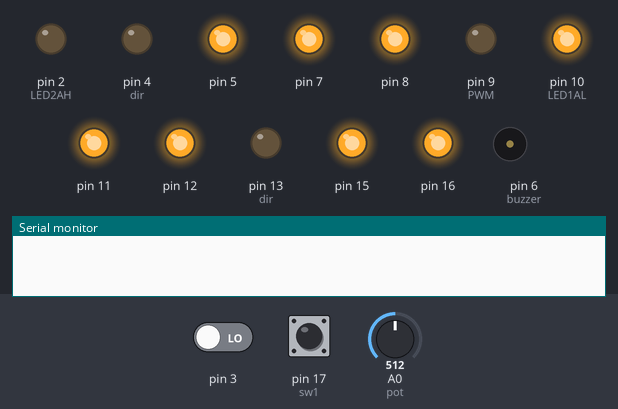
A sketch run on a simulated Arduino Uno, built with avr-gcc and run on an emulated ATmega328P. On the bench: output pins drawn as LEDs (lit = HIGH), buzzer (waves = sounding, pin HIGH), the last lines printed to the serial monitor. The test bench sets the inputs (shaded band); at power-on: pin 17 (sw1) HIGH, pin 3 LOW, A0 (pot) = 512.

Above: at 1.2 s.
1.3 s: pin 17 (sw1) pulled LOW for 0.15 s
At 2.5 s:
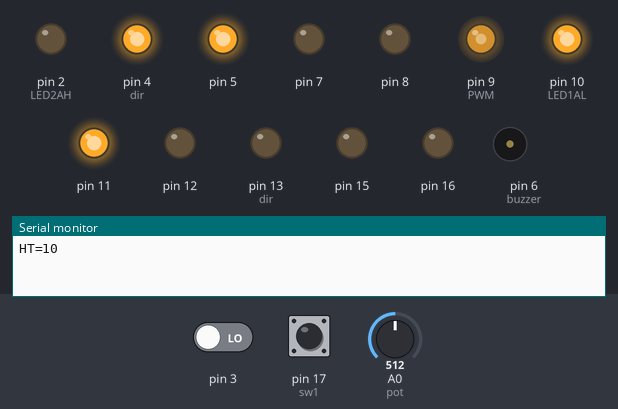
At 12.5 s:
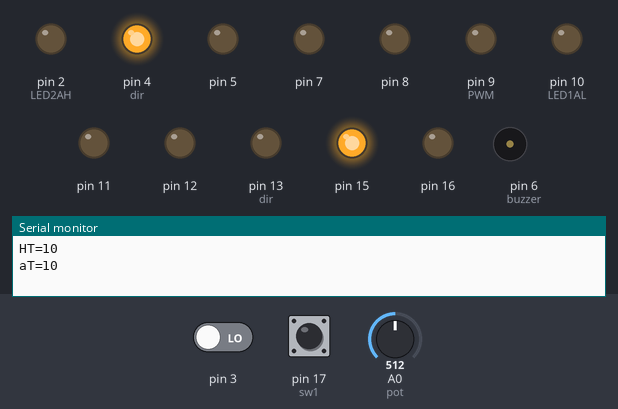
Timing chart, 0 to 22.8 s (numbered marks = the images above; inputs shaded):
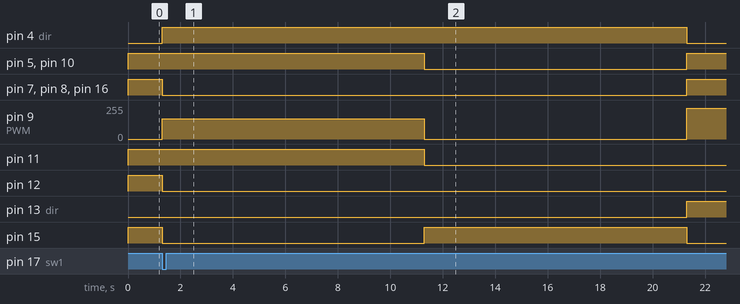

The sketch:

SEA1.ino
```cpp
void setup() {
  // put your setup code here, to run once:
pinMode(5,OUTPUT);//a
pinMode(7,OUTPUT);//b
pinMode(8,OUTPUT);//c
pinMode(11,OUTPUT);//d
pinMode(12,OUTPUT);//e
pinMode(15,OUTPUT);//f
pinMode(16,OUTPUT);//g

pinMode(2,OUTPUT);//LED2AH
pinMode(10,OUTPUT);//LED1AL

pinMode(9,OUTPUT);//PWM
pinMode(4,OUTPUT);//dir
pinMode(13,OUTPUT);//dir
setPwmFrequency(9,8); //Divisor by 8

attachInterrupt(digitalPinToInterrupt(3), blink, RISING);//sw2
pinMode(17,INPUT);//sw1

pinMode(6,OUTPUT);//buzzer

pinMode(A0,INPUT);//pot
Serial.begin(9600);
}

void blink(){
  digitalWrite(6,HIGH);
   delay(1000);
   digitalWrite(6,LOW);
}
int data;
int T;
bool sw1;
void loop() {
  // put your main code here, to run repeatedly:
sw1 = digitalRead(17);

data = analogRead(A0);

  if(data>500)
  {
    T = 10*1000;
  }
  else
  {
    T = 5*1000;

  }
  if(sw1==LOW){
    H();
    Serial.print("H");
    digitalWrite(10,HIGH);
    digitalWrite(2,LOW);
    digitalWrite(4,HIGH);
    digitalWrite(13,LOW);
    analogWrite(9, 153);
    Serial.print("T=");
    Serial.println(T/1000);
    delay(T);

    a();
    Serial.print("a");
    digitalWrite(10,LOW);
    analogWrite(9, 0);
    Serial.print("T=");
    Serial.println(T/1000);
    delay(T);

    L();
    Serial.print("L");
    digitalWrite(10,HIGH);
    digitalWrite(2,LOW);
    digitalWrite(4,LOW);
    digitalWrite(13,HIGH);
    analogWrite(9, 230);
    Serial.print("T=");
    Serial.println(T/1000);
    delay(T);

    o();
    Serial.print("0");
    digitalWrite(2,HIGH);
    analogWrite(9, 0);
    Serial.print("T=");
    Serial.println(T/1000);
    delay(T);

  }
  else{
    x();
    digitalWrite(10,HIGH);
    digitalWrite(2,LOW);
    analogWrite(9, 0);
  }
}
void H(){
  digitalWrite (5,HIGH);
  digitalWrite (7,LOW);
  digitalWrite (8,LOW);
  digitalWrite (11,HIGH);
  digitalWrite (12,LOW);
  digitalWrite (15,LOW);
  digitalWrite (16,LOW);
}
void a(){
  digitalWrite (5,LOW);
  digitalWrite (7,LOW);
  digitalWrite (8,LOW);
  digitalWrite (11,LOW);
  digitalWrite (12,LOW);
  digitalWrite (15,HIGH);
  digitalWrite (16,LOW);
}
void L(){
  digitalWrite (5,HIGH);
  digitalWrite (7,HIGH);
  digitalWrite (8,HIGH);
  digitalWrite (11,LOW);
  digitalWrite (12,LOW);
  digitalWrite (15,LOW);
  digitalWrite (16,HIGH);
}
void o(){
  digitalWrite (5,HIGH);
  digitalWrite (7,HIGH);
  digitalWrite (8,LOW);
  digitalWrite (11,LOW);
  digitalWrite (12,LOW);
  digitalWrite (15,HIGH);
  digitalWrite (16,LOW);
}
void x(){
  digitalWrite (5,HIGH);
  digitalWrite (7,HIGH);
  digitalWrite (8,HIGH);
  digitalWrite (11,HIGH);
  digitalWrite (12,HIGH);
  digitalWrite (15,HIGH);
  digitalWrite (16,HIGH);
}
void setPwmFrequency(int pin, int divisor) {
  byte mode;
  if(pin == 5 || pin == 6 || pin == 9 || pin == 10) {
    switch(divisor) {
      case 1: mode = 0x01; break;
      case 8: mode = 0x02; break;
      case 64: mode = 0x03; break;
      case 256: mode = 0x04; break;
      case 1024: mode = 0x05; break;
      default: return;
    }
    if(pin == 5 || pin == 6) {
      TCCR0B = TCCR0B & 0b11111000 | mode;
    } else {
      TCCR1B = TCCR1B & 0b11111000 | mode;
    }
  } else if(pin == 3 || pin == 11) {
    switch(divisor) {
      case 1: mode = 0x01; break;
      case 8: mode = 0x02; break;
      case 32: mode = 0x03; break;
      case 64: mode = 0x04; break;
      case 128: mode = 0x05; break;
      case 256: mode = 0x06; break;
      case 1024: mode = 0x07; break;
      default: return;
    }
    TCCR2B = TCCR2B & 0b11111000 | mode;
  }
}
```

Measured:
- after the input at 1.3 s, pin 4 (dir): LOW → HIGH at once, → LOW 20.0 s later; pin 5, pin 10 (LED1AL): HIGH → LOW after 10.0 s, → HIGH 10.0 s later; pin 7, pin 8, pin 16: HIGH → LOW at once, → HIGH 20.0 s later; pin 9 (PWM): 0/255 → 153/255 at once, → 0/255 10.0 s later, → 230/255 10.0 s later; pin 11: HIGH → LOW after 10.0 s
